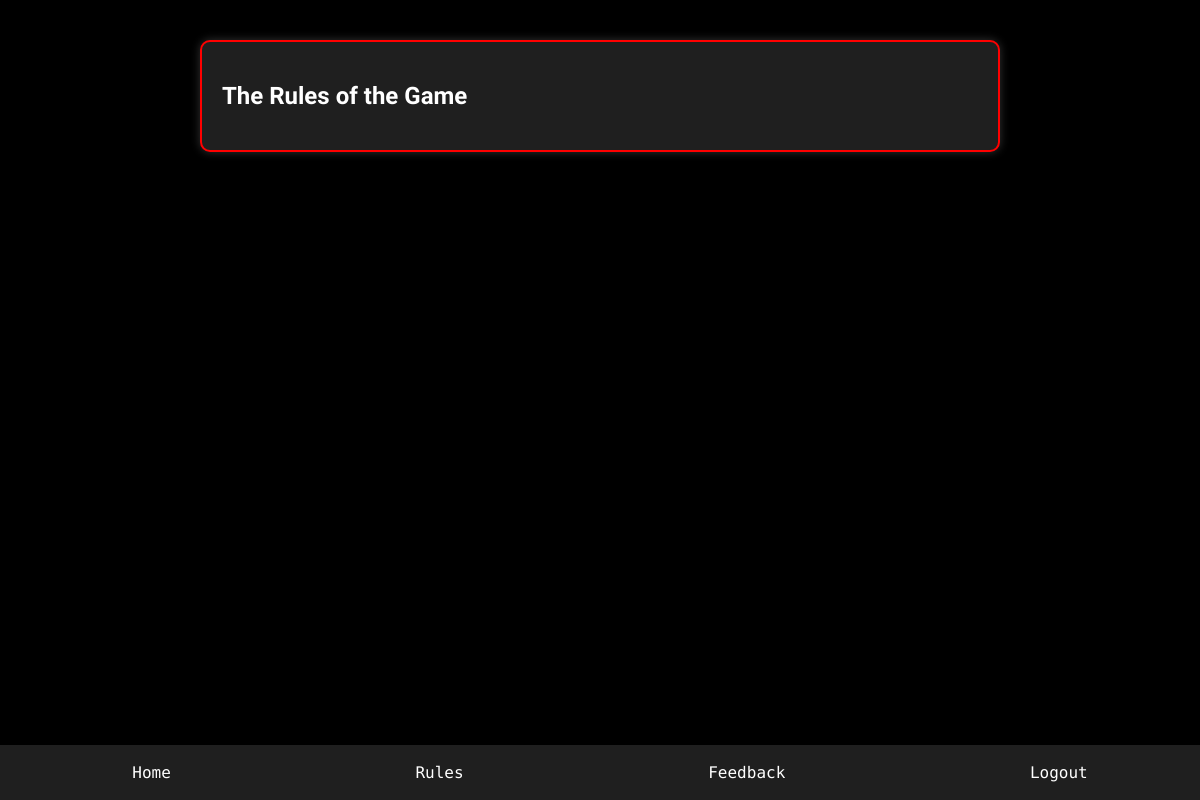
Before: /rules/ with the older database file.
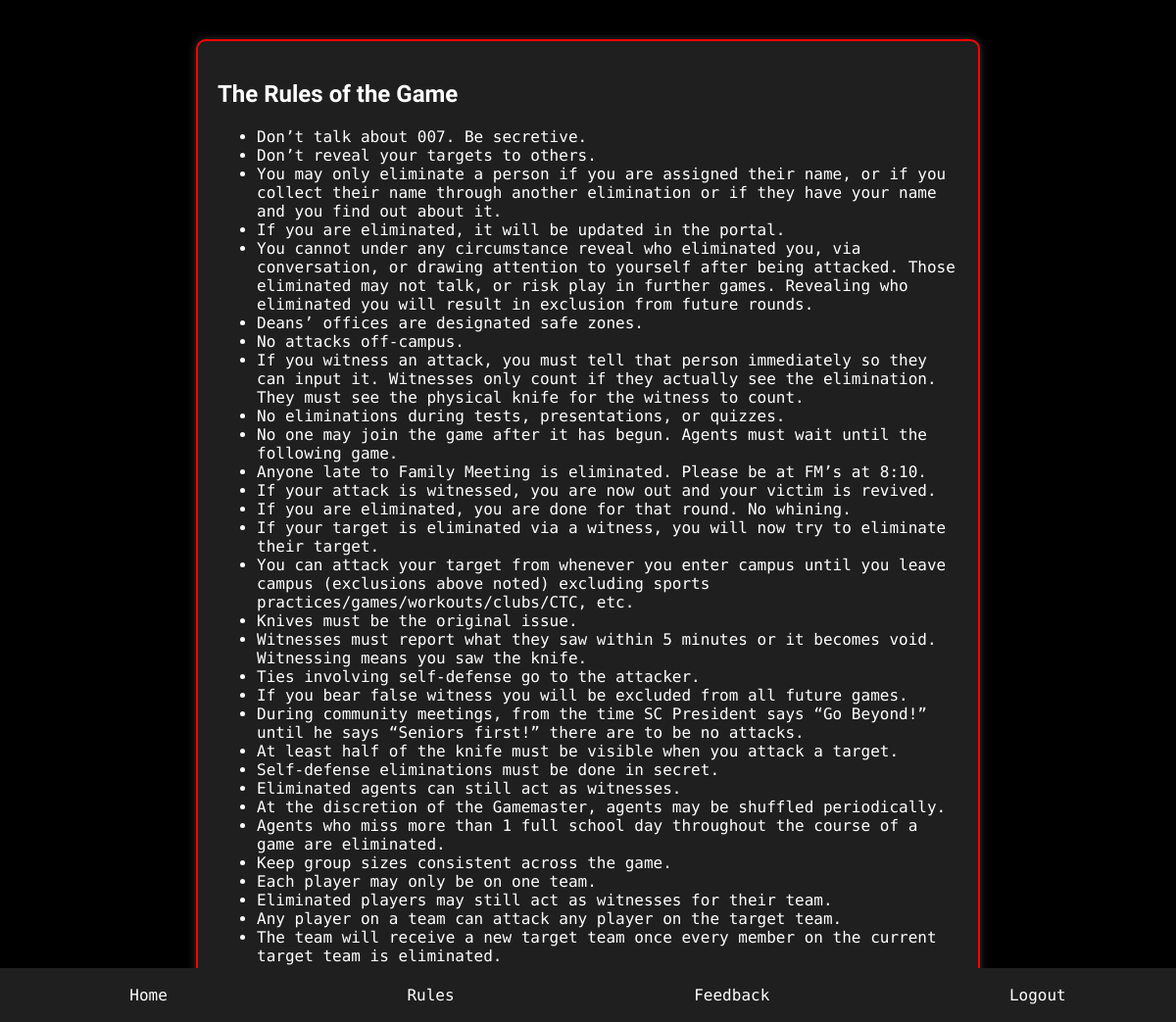
After: the same page with the newer database file.
### users/models.py (models this page shows, shortened)
class Rule(models.Model):
    title = models.CharField(max_length=100)
    description=models.TextField()

### users/views.py (the view)
# urls.py: path("rules/", views.rules, name='rules')
def rules(request):
    from .models import Rule
    context = {'ggame': GameManager.is_placing_groups(), 'rules': Rule.objects.all()}
    return render(request, "users/rules.html", context)

### users/game.py (called while the page is built)
    @staticmethod
    def is_placing_groups():
        if Game.objects.all() == None or len(Game.objects.all()) == 0:
            return False
        return Game.objects.all()[0].placing_groups == True

### users/templates/users/rules.html (shortened to what this page needs)
{% load static %}
<!DOCTYPE html>
<html lang="en">
<head>
    <link rel="stylesheet" href="{% static 'users/assassin.css' %}" />
    <link rel="stylesheet" href="{% static 'users/assassin.css' %}" />
    <link rel="stylesheet" href="{% static 'users/assassin.css' %}" />
</head>
<body>
    <div class="container">
        <div class="content">
            <h2 class="heading">The Rules of the Game</h2>
            <ul>
                {% for rule in rules %}
                    <li>{{ rule.description }}</li>
                {% endfor %}
            </ul>
        </div>
    </div>
    <div class="navbar">
        <a href="{% url 'users:home' %}">Home</a>
        <a href="{% url 'users:rules' %}">Rules</a>
        <a href="{% url 'users:complaints' %}">Feedback</a>
        <a href="{% url 'users:logout' %}">Logout</a>
    </div>
</body>
</html>

### users/static/users/assassin.css (style rules this page uses)
body { background-color: black; color: white; font-family: 'Fira Code', monospace; margin: 0; }
.heading { font-family: 'Black Ops One', cursive; }
.container { max-width: 800px; margin: 0 auto; padding: 20px; }
body { background-color: black; color: white; font-family: 'Segoe UI', Tahoma, Geneva, Verdana, sans-serif; margin: 0; }
.content { border: 2px solid red; padding: 20px; border-radius: 10px; margin-top: 20px; background-color: #1f1f1f; box-shadow: 0 0 10px rgba(255, 255, 255, 0.2); }
a { color: red; text-decoration: none; transition: color 0.3s ease; }
.navbar { position: fixed; bottom: 0; width: 100%; background-color: #1f1f1f; padding: 10px; display: flex; justify-content: space-around; }
.navbar a { color: white; text-decoration: none; padding: 8px 12px; border-radius: 5px; transition: background-color 0.3s, color 0.3s; }

### users/templates/users/rules.html (style rules this page uses)
body { background-color: black; color: white; font-family: 'Fira Code', monospace; margin: 0; }
.heading { font-family: 'Black Ops One', cursive; }

Changed rows visible on the page:
added Rule: description "Don’t talk about 007. Be secretive."
added Rule: description "Don’t reveal your targets to others."
added Rule: description "You may only eliminate a person if you are assigned their name, or if you collect their name through another elimination or if they have your name and you find out about it."
added Rule: description "If you are eliminated, it will be updated in the portal."
added Rule: description "You cannot under any circumstance reveal who eliminated you, via conversation, or drawing attention to yourself after being attacked. Those eliminated may not talk, or risk play in further games. Revealing who eliminated you will result in exclusion from future rounds."
added Rule: description "Deans’ offices are designated safe zones."
added Rule: description "No attacks off-campus."
added Rule: description "If you witness an attack, you must tell that person immediately so they can input it. Witnesses only count if they actually see the elimination. They must see the physical knife for the witness to count."
added Rule: description "No eliminations during tests, presentations, or quizzes."
added Rule: description "No one may join the game after it has begun. Agents must wait until the following game."
added Rule: description "Anyone late to Family Meeting is eliminated. Please be at FM’s at 8:10."
added Rule: description "If your attack is witnessed, you are now out and your victim is revived."
added Rule: description "If you are eliminated, you are done for that round. No whining."
added Rule: description "If your target is eliminated via a witness, you will now try to eliminate their target."
added Rule: description "You can attack your target from whenever you enter campus until you leave campus (exclusions above noted) excluding sports practices/games/workouts/clubs/CTC, etc."
added Rule: description "Knives must be the original issue."
added Rule: description "Witnesses must report what they saw within 5 minutes or it becomes void. Witnessing means you saw the knife."
added Rule: description "Ties involving self-defense go to the attacker."
added Rule: description "If you bear false witness you will be excluded from all future games."
added Rule: description "During community meetings, from the time SC President says “Go Beyond!” until he says “Seniors first!” there are to be no attacks."
added Rule: description "At least half of the knife must be visible when you attack a target."
added Rule: description "Self-defense eliminations must be done in secret."
added Rule: description "Eliminated agents can still act as witnesses."
added Rule: description "At the discretion of the Gamemaster, agents may be shuffled periodically."
added Rule: description "Agents who miss more than 1 full school day throughout the course of a game are eliminated."
added Rule: description "Keep group sizes consistent across the game."
added Rule: description "Each player may only be on one team."
added Rule: description "Eliminated players may still act as witnesses for their team."
added Rule: description "Any player on a team can attack any player on the target team."
added Rule: description "The team will receive a new target team once every member on the current target team is eliminated."
